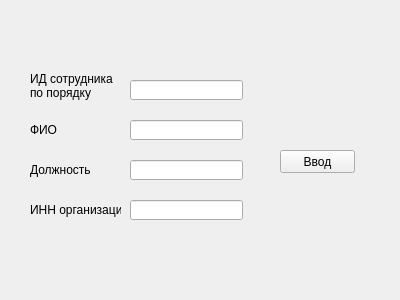
<?xml version="1.0" encoding="UTF-8"?>
<ui version="4.0">
 <class>Form2</class>
 <widget class="QWidget" name="Form2">
  <property name="geometry">
   <rect>
    <x>0</x>
    <y>0</y>
    <width>400</width>
    <height>300</height>
   </rect>
  </property>
  <property name="windowTitle">
   <string>Form</string>
  </property>
  <widget class="QPushButton" name="pushButton">
   <property name="geometry">
    <rect>
     <x>280</x>
     <y>150</y>
     <width>75</width>
     <height>23</height>
    </rect>
   </property>
   <property name="text">
    <string>Ввод</string>
   </property>
  </widget>
  <widget class="QLineEdit" name="lineEdit">
   <property name="geometry">
    <rect>
     <x>130</x>
     <y>120</y>
     <width>113</width>
     <height>20</height>
    </rect>
   </property>
  </widget>
  <widget class="QLineEdit" name="lineEdit_2">
   <property name="geometry">
    <rect>
     <x>130</x>
     <y>160</y>
     <width>113</width>
     <height>20</height>
    </rect>
   </property>
  </widget>
  <widget class="QLineEdit" name="lineEdit_3">
   <property name="geometry">
    <rect>
     <x>130</x>
     <y>200</y>
     <width>113</width>
     <height>20</height>
    </rect>
   </property>
  </widget>
  <widget class="QLabel" name="label_2">
   <property name="geometry">
    <rect>
     <x>30</x>
     <y>160</y>
     <width>91</width>
     <height>20</height>
    </rect>
   </property>
   <property name="text">
    <string>Должность</string>
   </property>
  </widget>
  <widget class="QLabel" name="label_3">
   <property name="geometry">
    <rect>
     <x>30</x>
     <y>120</y>
     <width>91</width>
     <height>20</height>
    </rect>
   </property>
   <property name="text">
    <string>ФИО</string>
   </property>
  </widget>
  <widget class="QLabel" name="label_4">
   <property name="geometry">
    <rect>
     <x>30</x>
     <y>200</y>
     <width>91</width>
     <height>20</height>
    </rect>
   </property>
   <property name="text">
    <string>ИНН организации</string>
   </property>
  </widget>
  <widget class="QLineEdit" name="lineEdit_4">
   <property name="geometry">
    <rect>
     <x>130</x>
     <y>80</y>
     <width>113</width>
     <height>20</height>
    </rect>
   </property>
  </widget>
  <widget class="QLabel" name="label_5">
   <property name="geometry">
    <rect>
     <x>30</x>
     <y>70</y>
     <width>91</width>
     <height>31</height>
    </rect>
   </property>
   <property name="text">
    <string>ИД сотрудника
по порядку</string>
   </property>
  </widget>
 </widget>
 <resources/>
 <connections/>
</ui>
